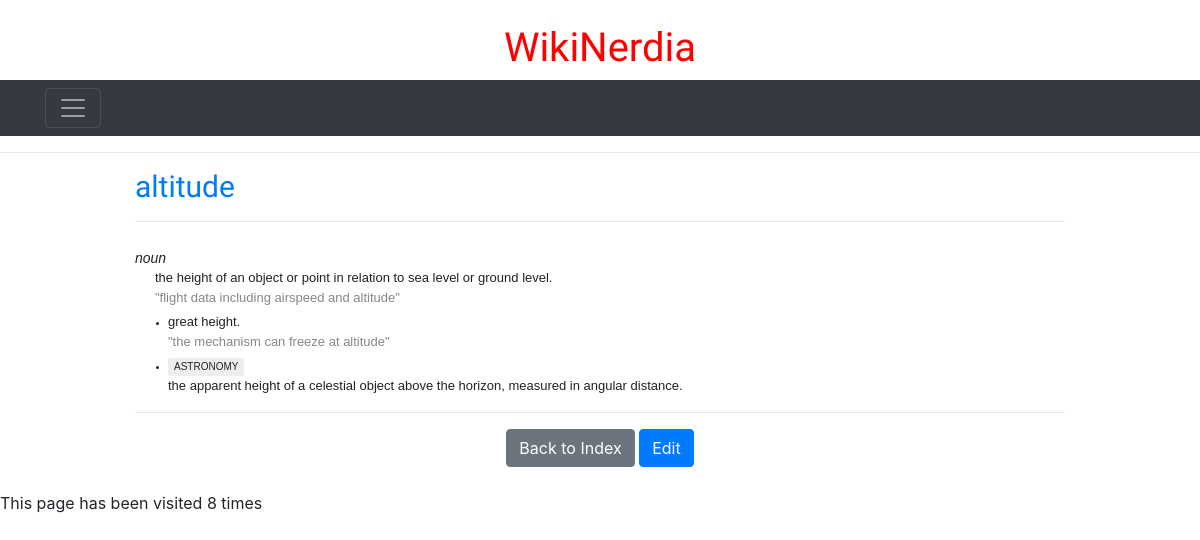
Page /wiki/altitude/ on the committed database.
### wiki/models.py (models this page shows, shortened)
class Page(models.Model):
    title = models.CharField(max_length=64, primary_key=True)
    content = models.TextField()
    counter = models.IntegerField(default=0)

### wiki/views.py (the view)
# urls.py: path('<str:pk>/', views.view_page, name='detail'),
def view_page(request, pk):
    try:
        page = Page.objects.get(pk=pk)
        page.counter += 1
        page.save()
        return render(request, 'wiki/detail.html', {'page': page})
    except Page.DoesNotExist:
        return render(request, 'wiki/create_page.html', {'page_name': pk})

### wiki/templatetags/wiki_tags.py (called while the page is built)
@register.filter
def markup(text):
    return markdown.markdown(text)

@register.filter
def wikify(text):
    return wikiWord.sub(r'''
    <a href="/wiki/\1/">\1</a>
    ''', text)

### wiki/templates/wiki/detail.html (shortened to what this page needs)
{% extends "wiki/base.html" %}
{% load wiki_tags %}
{% block content %}
{% block contentTitle %}
<section>
    <nav class="navbar navbar-dark bg-dark">
        <div class="container">
            <button class="navbar-toggler" type="button" data-toggle="collapse"
                data-target="#navbarToggleExternalContent" aria-controls="navbarToggleExternalContent"
                aria-expanded="false" aria-label="Toggle navigation">
                <span class="navbar-toggler-icon"></span>
            </button>
        </div>
    </nav>
</section>
<hr />
<div class="container" style="width: 80%;">
    <h2 class="text-primary" style="font-size: 30px;">{{page.title}}</h2>
    {% endblock %}
    <hr />
    <div style="font-size: 20px; "> {{page.content|wikify|markup|safe}}</div>
    <hr />
    <div style="text-align: center;">
        <a href="{% url 'wiki:index' %}"><button class="btn btn-secondary">Back to Index</button></a>
        <a href="{% url 'wiki:edit_page' page.title%}"><button class="btn btn-primary">Edit</button></a>
    </div>
</div>
<br>
<footer>
    This page has been visited {{ page.counter }} times
</footer>
{% endblock %}

### wiki/static/wiki/style.css (style rules this page uses)
body { background: rgb(255, 255, 255); }
h2 { font-family: 'Days One', sans-serif; font-size: 15px; color: rgb(0, 143, 0); }

### rows in the picture
Page: title "altitude", content|wikify "noun the height of an object or point in relation to sea level or ground level. \"flight data including airspeed and altitude\" great height. \"the mechanism can freeze at altitude\" ASTRONOMY the apparent height of a celestial object above the horizon, measured in angular distance.", counter "8"
